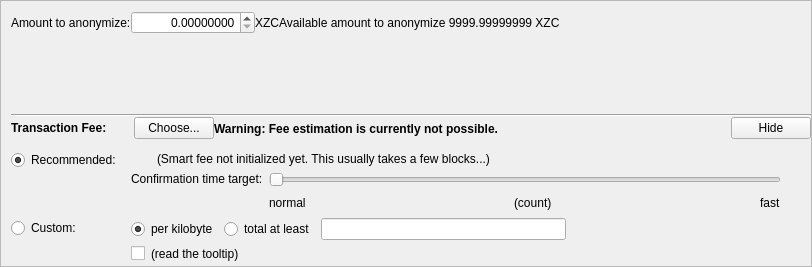
    <widget class="QFrame" name="anonymizeAndFeeFrame">
     <property name="sizePolicy">
      <sizepolicy hsizetype="Expanding" vsizetype="Expanding">
       <horstretch>0</horstretch>
       <verstretch>0</verstretch>
      </sizepolicy>
     </property>
     <property name="maximumSize">
      <size>
       <width>16777215</width>
       <height>16777215</height>
      </size>
     </property>
     <property name="frameShape">
      <enum>QFrame::StyledPanel</enum>
     </property>
     <property name="frameShadow">
      <enum>QFrame::Sunken</enum>
     </property>
     <layout class="QVBoxLayout" name="verticalLayoutFee1">
      <property name="spacing">
       <number>0</number>
      </property>
      <property name="leftMargin">
       <number>0</number>
      </property>
      <property name="topMargin">
       <number>0</number>
      </property>
      <property name="rightMargin">
       <number>0</number>
      </property>
      <property name="bottomMargin">
       <number>0</number>
      </property>
      <item>
       <layout class="QVBoxLayout" name="verticalLayoutFee2" stretch="0,0,0,0">
        <property name="spacing">
         <number>0</number>
        </property>
        <property name="leftMargin">
         <number>10</number>
        </property>
        <property name="topMargin">
         <number>0</number>
        </property>
        <item>
         <layout class="QVBoxLayout" name="verticalLayout_4">
          <item>
           <layout class="QHBoxLayout" name="horizontalLayout_4">
            <property name="topMargin">
             <number>10</number>
            </property>
            <property name="bottomMargin">
             <number>40</number>
            </property>
            <item>
             <widget class="QLabel" name="amountToAnoymizeLabel">
              <property name="text">
               <string>Amount to anonymize:</string>
              </property>
             </widget>
            </item>
            <item>
             <widget class="QDoubleSpinBox" name="anonymizeAmount">
              <property name="alignment">
               <set>Qt::AlignRight|Qt::AlignTrailing|Qt::AlignVCenter</set>
              </property>
              <property name="decimals">
               <number>8</number>
              </property>
              <property name="maximum">
               <double>999999999.990000009536743</double>
              </property>
             </widget>
            </item>
            <item>
             <widget class="QLabel" name="anonymizeUnit">
              <property name="text">
               <string>XZC</string>
              </property>
             </widget>
            </item>
            <item>
             <widget class="QLabel" name="label_2">
              <property name="text">
               <string>Available amount to anonymize 9999.99999999 XZC</string>
              </property>
             </widget>
            </item>
            <item>
             <spacer name="horizontalSpacer_8">
              <property name="orientation">
               <enum>Qt::Horizontal</enum>
              </property>
              <property name="sizeHint" stdset="0">
               <size>
                <width>40</width>
                <height>20</height>
               </size>
              </property>
             </spacer>
            </item>
           </layout>
          </item>
          <item>
           <spacer name="verticalSpacer_8">
            <property name="orientation">
             <enum>Qt::Vertical</enum>
            </property>
            <property name="sizeHint" stdset="0">
             <size>
              <width>20</width>
              <height>40</height>
             </size>
            </property>
           </spacer>
          </item>
          <item>
           <widget class="Line" name="line">
            <property name="orientation">
             <enum>Qt::Horizontal</enum>
            </property>
           </widget>
          </item>
         </layout>
        </item>
        <item>
         <layout class="QHBoxLayout" name="horizontalLayoutFee1">
          <property name="bottomMargin">
           <number>0</number>
          </property>
          <item>
           <layout class="QVBoxLayout" name="verticalLayoutFee7">
            <property name="spacing">
             <number>0</number>
            </property>
            <item>
             <layout class="QHBoxLayout" name="horizontalLayoutSmartFee">
              <property name="spacing">
               <number>10</number>
              </property>
              <item>
               <widget class="QLabel" name="labelFeeHeadline">
                <property name="sizePolicy">
                 <sizepolicy hsizetype="Preferred" vsizetype="Maximum">
                  <horstretch>0</horstretch>
                  <verstretch>0</verstretch>
                 </sizepolicy>
                </property>
                <property name="font">
                 <font>
                  <weight>75</weight>
                  <bold>true</bold>
                 </font>
                </property>
                <property name="styleSheet">
                 <string notr="true">font-weight:bold;</string>
                </property>
                <property name="text">
                 <string>Transaction Fee:</string>
                </property>
               </widget>
              </item>
              <item>
               <widget class="QLabel" name="labelFeeMinimized">
                <property name="text">
                 <string/>
                </property>
               </widget>
              </item>
              <item>
               <widget class="QPushButton" name="buttonChooseFee">
                <property name="text">
                 <string>Choose...</string>
                </property>
               </widget>
              </item>
             </layout>
            </item>
            <item>
             <spacer name="verticalSpacer_5">
              <property name="orientation">
               <enum>Qt::Vertical</enum>
              </property>
              <property name="sizeHint" stdset="0">
               <size>
                <width>1</width>
                <height>1</height>
               </size>
              </property>
             </spacer>
            </item>
           </layout>
          </item>
          <item>
           <widget class="QLabel" name="fallbackFeeWarningLabel">
            <property name="font">
             <font>
              <weight>75</weight>
              <bold>true</bold>
             </font>
            </property>
            <property name="toolTip">
             <string>Using the fallbackfee can result in sending a transaction that will take several hours or days (or never) to confirm. Consider choosing your fee manually or wait until your have validated the complete chain.</string>
            </property>
            <property name="text">
             <string>Warning: Fee estimation is currently not possible.</string>
            </property>
            <property name="wordWrap">
             <bool>false</bool>
            </property>
           </widget>
          </item>
          <item>
           <spacer name="horizontalSpacer_4">
            <property name="orientation">
             <enum>Qt::Horizontal</enum>
            </property>
            <property name="sizeType">
             <enum>QSizePolicy::MinimumExpanding</enum>
            </property>
            <property name="sizeHint" stdset="0">
             <size>
              <width>40</width>
              <height>20</height>
             </size>
            </property>
           </spacer>
          </item>
          <item>
           <widget class="QPushButton" name="buttonMinimizeFee">
            <property name="toolTip">
             <string>collapse fee-settings</string>
            </property>
            <property name="text">
             <string>Hide</string>
            </property>
           </widget>
          </item>
         </layout>
        </item>
        <item>
         <widget class="QFrame" name="frameFeeSelection">
          <layout class="QVBoxLayout" name="verticalLayoutFee12">
           <property name="spacing">
            <number>0</number>
           </property>
           <property name="leftMargin">
            <number>0</number>
           </property>
           <property name="topMargin">
            <number>0</number>
           </property>
           <property name="rightMargin">
            <number>0</number>
           </property>
           <property name="bottomMargin">
            <number>0</number>
           </property>
           <item>
            <layout class="QGridLayout" name="gridLayoutFee">
             <property name="topMargin">
              <number>10</number>
             </property>
             <property name="bottomMargin">
              <number>4</number>
             </property>
             <property name="horizontalSpacing">
              <number>10</number>
             </property>
             <property name="verticalSpacing">
              <number>4</number>
             </property>
             <item row="1" column="1">
              <layout class="QVBoxLayout" name="verticalLayoutFee8">
               <property name="spacing">
                <number>6</number>
               </property>
               <item>
                <layout class="QHBoxLayout" name="horizontalLayoutFee13">
                 <item>
                  <widget class="QRadioButton" name="radioCustomPerKilobyte">
                   <property name="toolTip">
                    <string>If the custom fee is set to 1000 satoshis and the transaction is only 250 bytes, then &quot;per kilobyte&quot; only pays 250 satoshis in fee, while &quot;total at least&quot; pays 1000 satoshis. For transactions bigger than a kilobyte both pay by kilobyte.</string>
                   </property>
                   <property name="text">
                    <string>per kilobyte</string>
                   </property>
                   <property name="checked">
                    <bool>true</bool>
                   </property>
                   <attribute name="buttonGroup">
                    <string notr="true">groupCustomFee</string>
                   </attribute>
                  </widget>
                 </item>
                 <item>
                  <widget class="QRadioButton" name="radioCustomAtLeast">
                   <property name="toolTip">
                    <string>If the custom fee is set to 1000 satoshis and the transaction is only 250 bytes, then &quot;per kilobyte&quot; only pays 250 satoshis in fee, while &quot;total at least&quot; pays 1000 satoshis. For transactions bigger than a kilobyte both pay by kilobyte.</string>
                   </property>
                   <property name="text">
                    <string>total at least</string>
                   </property>
                   <attribute name="buttonGroup">
                    <string notr="true">groupCustomFee</string>
                   </attribute>
                  </widget>
                 </item>
                 <item>
                  <widget class="BitcoinAmountField" name="customFee"/>
                 </item>
                 <item>
                  <spacer name="horizontalSpacer_6">
                   <property name="orientation">
                    <enum>Qt::Horizontal</enum>
                   </property>
                   <property name="sizeHint" stdset="0">
                    <size>
                     <width>1</width>
                     <height>1</height>
                    </size>
                   </property>
                  </spacer>
                 </item>
                </layout>
               </item>
               <item>
                <layout class="QHBoxLayout" name="horizontalLayoutFee8">
                 <item>
                  <widget class="QCheckBox" name="checkBoxMinimumFee">
                   <property name="toolTip">
                    <string>Paying only the minimum fee is just fine as long as there is less transaction volume than space in the blocks. But be aware that this can end up in a never confirming transaction once there is more demand for Zcoin transactions than the network can process.</string>
                   </property>
                   <property name="text">
                    <string/>
                   </property>
                  </widget>
                 </item>
                 <item>
                  <widget class="QLabel" name="labelMinFeeWarning">
                   <property name="enabled">
                    <bool>true</bool>
                   </property>
                   <property name="toolTip">
                    <string>Paying only the minimum fee is just fine as long as there is less transaction volume than space in the blocks. But be aware that this can end up in a never confirming transaction once there is more demand for Zcoin transactions than the network can process.</string>
                   </property>
                   <property name="text">
                    <string>(read the tooltip)</string>
                   </property>
                   <property name="margin">
                    <number>5</number>
                   </property>
                  </widget>
                 </item>
                 <item>
                  <spacer name="horizontalSpacer_2">
                   <property name="orientation">
                    <enum>Qt::Horizontal</enum>
                   </property>
                   <property name="sizeHint" stdset="0">
                    <size>
                     <width>1</width>
                     <height>1</height>
                    </size>
                   </property>
                  </spacer>
                 </item>
                </layout>
               </item>
              </layout>
             </item>
             <item row="0" column="0">
              <layout class="QVBoxLayout" name="verticalLayoutFee4" stretch="0,1">
               <item>
                <widget class="QRadioButton" name="radioSmartFee">
                 <property name="text">
                  <string>Recommended:</string>
                 </property>
                 <property name="checked">
                  <bool>true</bool>
                 </property>
                 <attribute name="buttonGroup">
                  <string notr="true">groupFee</string>
                 </attribute>
                </widget>
               </item>
               <item>
                <spacer name="verticalSpacer_2">
                 <property name="orientation">
                  <enum>Qt::Vertical</enum>
                 </property>
                 <property name="sizeHint" stdset="0">
                  <size>
                   <width>1</width>
                   <height>1</height>
                  </size>
                 </property>
                </spacer>
               </item>
              </layout>
             </item>
             <item row="1" column="0">
              <layout class="QVBoxLayout" name="verticalLayoutFee9" stretch="0,1">
               <item>
                <widget class="QRadioButton" name="radioCustomFee">
                 <property name="text">
                  <string>Custom:</string>
                 </property>
                 <attribute name="buttonGroup">
                  <string notr="true">groupFee</string>
                 </attribute>
                </widget>
               </item>
               <item>
                <spacer name="verticalSpacer_6">
                 <property name="orientation">
                  <enum>Qt::Vertical</enum>
                 </property>
                 <property name="sizeHint" stdset="0">
                  <size>
                   <width>1</width>
                   <height>1</height>
                  </size>
                 </property>
                </spacer>
               </item>
              </layout>
             </item>
             <item row="0" column="1">
              <layout class="QVBoxLayout" name="verticalLayoutFee3" stretch="0,0,1">
               <property name="spacing">
                <number>6</number>
               </property>
               <property name="topMargin">
                <number>2</number>
               </property>
               <item>
                <layout class="QHBoxLayout" name="horizontalLayoutFee12">
                 <item>
                  <widget class="QLabel" name="labelSmartFee">
                   <property name="text">
                    <string/>
                   </property>
                   <property name="margin">
                    <number>2</number>
                   </property>
                  </widget>
                 </item>
                 <item>
                  <widget class="QLabel" name="labelFeeEstimation">
                   <property name="text">
                    <string/>
                   </property>
                  </widget>
                 </item>
                 <item>
                  <widget class="QLabel" name="labelSmartFee2">
                   <property name="text">
                    <string>(Smart fee not initialized yet. This usually takes a few blocks...)</string>
                   </property>
                   <property name="margin">
                    <number>2</number>
                   </property>
                  </widget>
                 </item>
                 <item>
                  <spacer name="horizontalSpacer_5">
                   <property name="orientation">
                    <enum>Qt::Horizontal</enum>
                   </property>
                   <property name="sizeHint" stdset="0">
                    <size>
                     <width>1</width>
                     <height>1</height>
                    </size>
                   </property>
                  </spacer>
                 </item>
                </layout>
               </item>
               <item>
                <layout class="QHBoxLayout" name="horizontalLayoutFee9">
                 <item>
                  <layout class="QVBoxLayout" name="verticalLayoutFee6">
                   <item>
                    <widget class="QLabel" name="labelSmartFee3">
                     <property name="text">
                      <string>Confirmation time target:</string>
                     </property>
                     <property name="margin">
                      <number>2</number>
                     </property>
                    </widget>
                   </item>
                   <item>
                    <spacer name="verticalSpacer_3">
                     <property name="orientation">
                      <enum>Qt::Vertical</enum>
                     </property>
                     <property name="sizeHint" stdset="0">
                      <size>
                       <width>1</width>
                       <height>1</height>
                      </size>
                     </property>
                    </spacer>
                   </item>
                  </layout>
                 </item>
                 <item>
                  <layout class="QVBoxLayout" name="verticalLayoutFee5">
                   <property name="rightMargin">
                    <number>30</number>
                   </property>
                   <item>
                    <widget class="QSlider" name="sliderSmartFee">
                     <property name="minimum">
                      <number>0</number>
                     </property>
                     <property name="maximum">
                      <number>23</number>
                     </property>
                     <property name="pageStep">
                      <number>1</number>
                     </property>
                     <property name="value">
                      <number>0</number>
                     </property>
                     <property name="orientation">
                      <enum>Qt::Horizontal</enum>
                     </property>
                     <property name="invertedAppearance">
                      <bool>false</bool>
                     </property>
                     <property name="invertedControls">
                      <bool>false</bool>
                     </property>
                     <property name="tickPosition">
                      <enum>QSlider::NoTicks</enum>
                     </property>
                    </widget>
                   </item>
                   <item>
                    <layout class="QHBoxLayout" name="horizontalLayoutFee10">
                     <item>
                      <widget class="QLabel" name="labelSmartFeeNormal">
                       <property name="text">
                        <string>normal</string>
                       </property>
                      </widget>
                     </item>
                     <item>
                      <spacer name="horizontalSpacer_7">
                       <property name="orientation">
                        <enum>Qt::Horizontal</enum>
                       </property>
                       <property name="sizeHint" stdset="0">
                        <size>
                         <width>40</width>
                         <height>20</height>
                        </size>
                       </property>
                      </spacer>
                     </item>
                     <item>
                      <widget class="QLabel" name="confirmationTargetLabel">
                       <property name="text">
                        <string notr="true">(count)</string>
                       </property>
                      </widget>
                     </item>
                     <item>
                      <spacer name="horizontalSpacer_3">
                       <property name="orientation">
                        <enum>Qt::Horizontal</enum>
                       </property>
                       <property name="sizeHint" stdset="0">
                        <size>
                         <width>40</width>
                         <height>20</height>
                        </size>
                       </property>
                      </spacer>
                     </item>
                     <item>
                      <widget class="QLabel" name="labelSmartFeeFast">
                       <property name="text">
                        <string>fast</string>
                       </property>
                      </widget>
                     </item>
                    </layout>
                   </item>
                  </layout>
                 </item>
                </layout>
               </item>
               <item>
                <spacer name="verticalSpacer_4">
                 <property name="orientation">
                  <enum>Qt::Vertical</enum>
                 </property>
                 <property name="sizeHint" stdset="0">
                  <size>
                   <width>1</width>
                   <height>1</height>
                  </size>
                 </property>
                </spacer>
               </item>
              </layout>
             </item>
            </layout>
           </item>
          </layout>
         </widget>
        </item>
        <item>
         <spacer name="verticalSpacerFee">
          <property name="orientation">
           <enum>Qt::Vertical</enum>
          </property>
          <property name="sizeHint" stdset="0">
           <size>
            <width>800</width>
            <height>1</height>
           </size>
          </property>
         </spacer>
        </item>
       </layout>
      </item>
     </layout>
    </widget>
